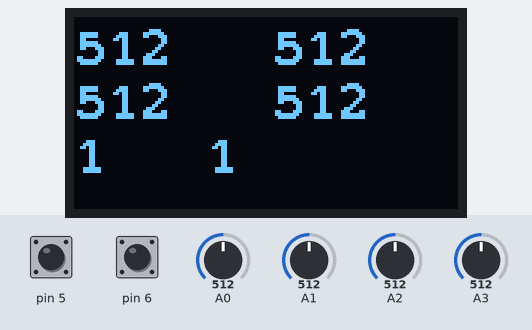
Simulated run of this sketch. Board: Arduino Uno, built with avr-gcc and run on an emulated ATmega328P. On the bench: 128×64 one-colour display. Inputs (shaded band) come from the test bench; at power-on: A0 = 512, A1 = 512, A2 = 512, A3 = 512, pin 5 HIGH, pin 6 HIGH.

Above: at 3.2 s.
3.3 s: A0 set to 716
At 4.5 s:
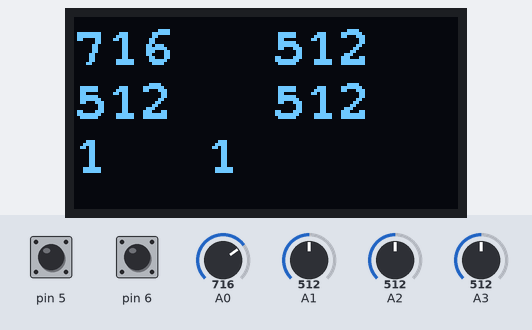
4.8 s: A1 set to 716
At 5.4 s:
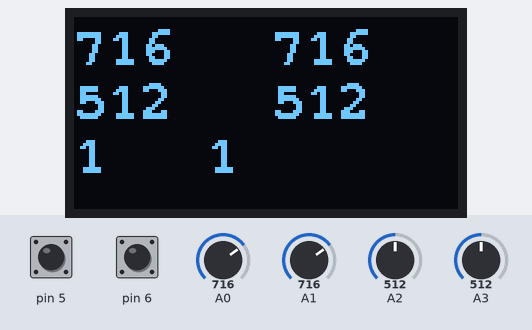
6.3 s: A2 set to 716
At 7.3 s:
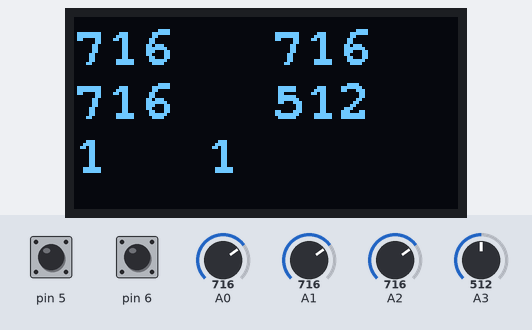
7.8 s: A3 set to 716
At 9.0 s:
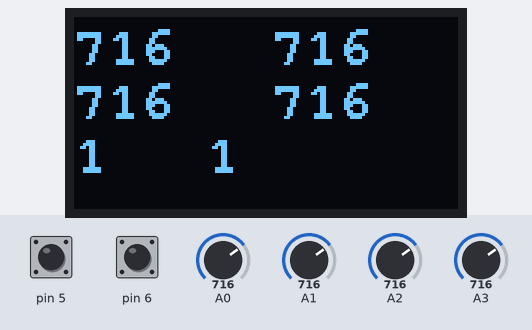
9.3 s: pin 5 pulled LOW for 0.15 s
At 9.42 s:
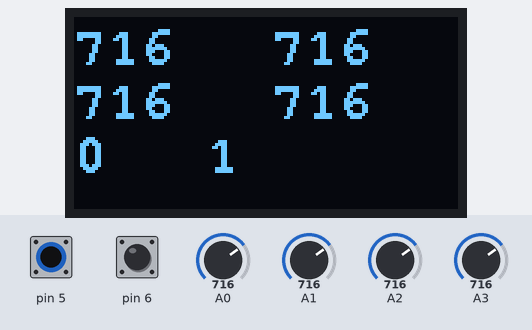
10.9 s: pin 6 pulled LOW for 0.15 s
At 11.02 s:
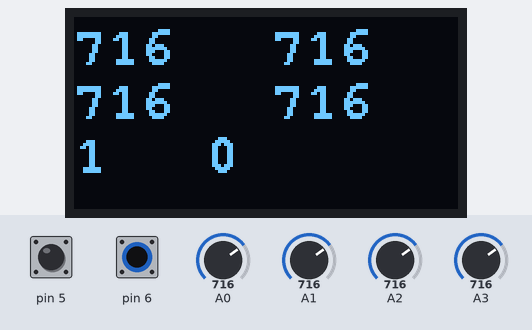
Timing chart, 0 to 13.6 s (numbered marks = the images above; inputs shaded):
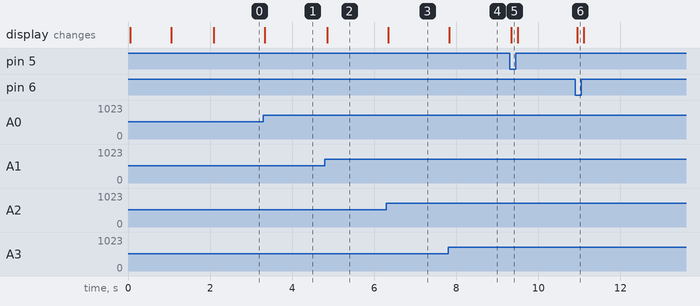

Measured:
- after the input at 3.3 s, the display: changes at once (image 1)
- after the input at 4.8 s, the display: changes after 0.06 s (image 2)
- after the input at 6.3 s, the display: changes after 0.05 s (image 3)
- after the input at 7.8 s, the display: changes at once (image 4)
- after the input at 9.3 s, the display: changes after 0.05 s (image 5)
- after the input at 10.9 s, the display: changes after 0.05 s (image 6)

The sketch:

Custom_PCB_Testing.ino
```cpp
#include <Adafruit_SSD1306.h>
Adafruit_SSD1306 display(128, 64);
#include <Fonts/FreeMonoBold9pt7b.h>

void setup(){
  display.begin(SSD1306_SWITCHCAPVCC, 0x3C);
  display.setFont(&FreeMonoBold9pt7b);
  display.clearDisplay();
  display.setTextColor(WHITE);
  display.setTextWrap(true);

  pinMode(A0, INPUT);
  pinMode(A1, INPUT);
  pinMode(A2, INPUT);
  pinMode(A3, INPUT);
  pinMode(5, INPUT_PULLUP);
  pinMode(6, INPUT_PULLUP);

  display.clearDisplay();
  display.setCursor(35,35);
  display.print("RUPAK");
  display.display();

  display.invertDisplay(true);
  delay(1000);
  display.invertDisplay(false);
  delay(1000);
}

void loop(){
  int x1, y1, x2, y2, s1, s2;
  x1 = analogRead(A0);
  y1 = analogRead(A1);
  x2 = analogRead(A2);
  y2 = analogRead(A3);
  s1 = digitalRead(5);
  s2 = digitalRead(6);

  display.clearDisplay();
  display.setCursor(0,15);
  display.print(x1);
  display.print("   ");
  display.print(y1);
  display.print("\n");
  display.print(x2);
  display.print("   ");
  display.print(y2);
  display.print("\n");
  display.print(s1);
  display.print("   ");
  display.print(s2);
  display.display();
}
```
